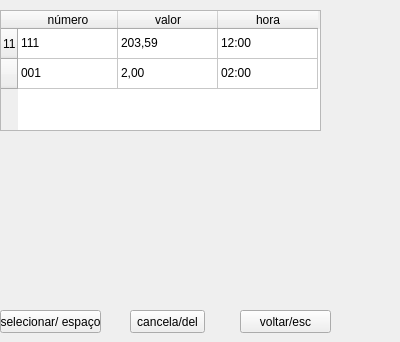
<?xml version="1.0" encoding="UTF-8"?>
<ui version="4.0">
 <class>Form</class>
 <widget class="QWidget" name="Form">
  <property name="geometry">
   <rect>
    <x>0</x>
    <y>0</y>
    <width>400</width>
    <height>342</height>
   </rect>
  </property>
  <property name="windowTitle">
   <string>Form</string>
  </property>
  <widget class="QTableWidget" name="tableWidget">
   <property name="geometry">
    <rect>
     <x>0</x>
     <y>10</y>
     <width>321</width>
     <height>121</height>
    </rect>
   </property>
   <row>
    <property name="text">
     <string>11</string>
    </property>
   </row>
   <row>
    <property name="text">
     <string/>
    </property>
   </row>
   <column>
    <property name="text">
     <string>número</string>
    </property>
   </column>
   <column>
    <property name="text">
     <string>valor</string>
    </property>
   </column>
   <column>
    <property name="text">
     <string>hora</string>
    </property>
   </column>
   <item row="0" column="0">
    <property name="text">
     <string>111</string>
    </property>
   </item>
   <item row="0" column="1">
    <property name="text">
     <string>203,59</string>
    </property>
   </item>
   <item row="0" column="2">
    <property name="text">
     <string>12:00</string>
    </property>
   </item>
   <item row="1" column="0">
    <property name="text">
     <string>001</string>
    </property>
   </item>
   <item row="1" column="1">
    <property name="text">
     <string>2,00</string>
    </property>
   </item>
   <item row="1" column="2">
    <property name="text">
     <string>02:00</string>
    </property>
   </item>
  </widget>
  <widget class="QPushButton" name="pushButton">
   <property name="geometry">
    <rect>
     <x>0</x>
     <y>310</y>
     <width>101</width>
     <height>23</height>
    </rect>
   </property>
   <property name="text">
    <string>selecionar/ espaço</string>
   </property>
  </widget>
  <widget class="QPushButton" name="pushButton_2">
   <property name="geometry">
    <rect>
     <x>130</x>
     <y>310</y>
     <width>75</width>
     <height>23</height>
    </rect>
   </property>
   <property name="text">
    <string>cancela/del</string>
   </property>
  </widget>
  <widget class="QPushButton" name="pushButton_3">
   <property name="geometry">
    <rect>
     <x>240</x>
     <y>310</y>
     <width>91</width>
     <height>23</height>
    </rect>
   </property>
   <property name="text">
    <string>voltar/esc</string>
   </property>
  </widget>
 </widget>
 <resources/>
 <connections/>
</ui>
